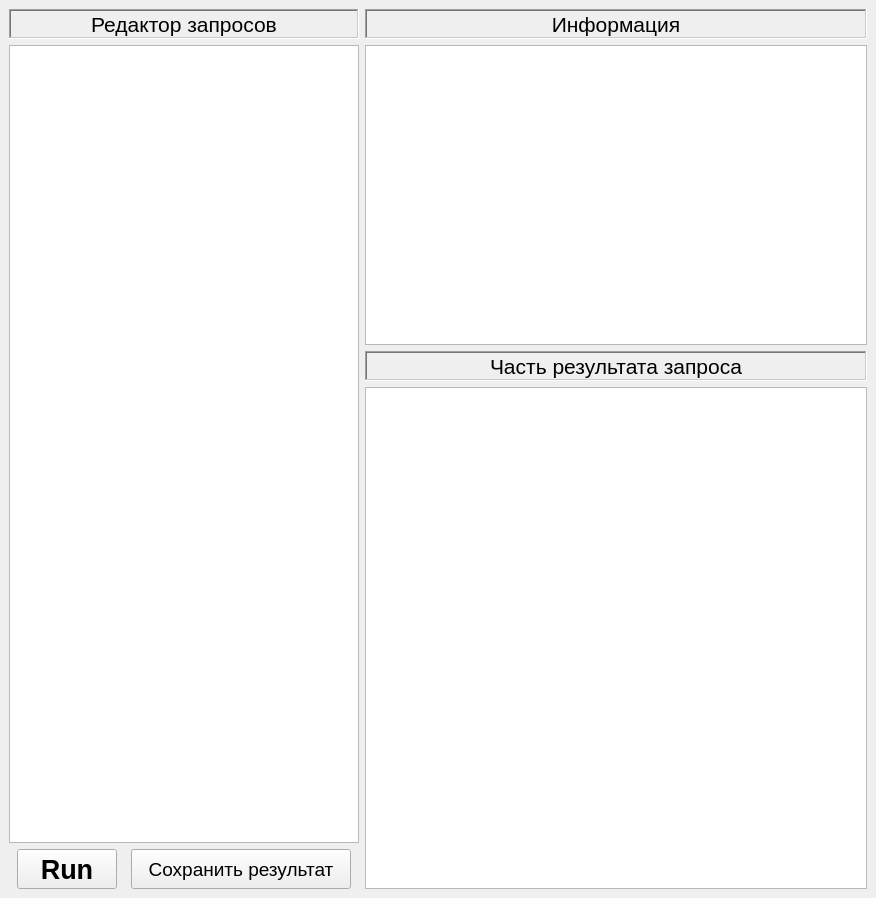
<?xml version="1.0" encoding="UTF-8"?>
<ui version="4.0">
 <class>MiltiDB</class>
 <widget class="QMainWindow" name="MiltiDB">
  <property name="geometry">
   <rect>
    <x>0</x>
    <y>0</y>
    <width>876</width>
    <height>898</height>
   </rect>
  </property>
  <property name="windowTitle">
   <string>MainWindow</string>
  </property>
  <widget class="QWidget" name="centralwidget">
   <layout class="QHBoxLayout" name="horizontalLayout">
    <item>
     <widget class="QWidget" name="verticalLayoutLeft" native="true">
      <property name="minimumSize">
       <size>
        <width>350</width>
        <height>0</height>
       </size>
      </property>
      <property name="maximumSize">
       <size>
        <width>350</width>
        <height>16777215</height>
       </size>
      </property>
      <layout class="QVBoxLayout" name="verticalLayout_3" stretch="0,0,0">
       <property name="leftMargin">
        <number>0</number>
       </property>
       <property name="topMargin">
        <number>0</number>
       </property>
       <property name="rightMargin">
        <number>0</number>
       </property>
       <property name="bottomMargin">
        <number>0</number>
       </property>
       <item>
        <widget class="QLabel" name="labelQueryEditor">
         <property name="enabled">
          <bool>true</bool>
         </property>
         <property name="minimumSize">
          <size>
           <width>350</width>
           <height>30</height>
          </size>
         </property>
         <property name="maximumSize">
          <size>
           <width>350</width>
           <height>30</height>
          </size>
         </property>
         <property name="font">
          <font>
           <pointsize>16</pointsize>
          </font>
         </property>
         <property name="frameShape">
          <enum>QFrame::WinPanel</enum>
         </property>
         <property name="frameShadow">
          <enum>QFrame::Sunken</enum>
         </property>
         <property name="text">
          <string>Редактор запросов</string>
         </property>
         <property name="alignment">
          <set>Qt::AlignCenter</set>
         </property>
        </widget>
       </item>
       <item>
        <widget class="QPlainTextEdit" name="queryEditor">
         <property name="minimumSize">
          <size>
           <width>350</width>
           <height>0</height>
          </size>
         </property>
         <property name="maximumSize">
          <size>
           <width>350</width>
           <height>16777215</height>
          </size>
         </property>
         <property name="font">
          <font>
           <pointsize>10</pointsize>
          </font>
         </property>
         <property name="horizontalScrollBarPolicy">
          <enum>Qt::ScrollBarAsNeeded</enum>
         </property>
         <property name="lineWrapMode">
          <enum>QPlainTextEdit::NoWrap</enum>
         </property>
         <property name="plainText">
          <string/>
         </property>
        </widget>
       </item>
       <item>
        <layout class="QHBoxLayout" name="horizontalLayout_2">
         <property name="sizeConstraint">
          <enum>QLayout::SetDefaultConstraint</enum>
         </property>
         <item>
          <widget class="QPushButton" name="runQuery">
           <property name="minimumSize">
            <size>
             <width>100</width>
             <height>40</height>
            </size>
           </property>
           <property name="maximumSize">
            <size>
             <width>100</width>
             <height>40</height>
            </size>
           </property>
           <property name="font">
            <font>
             <pointsize>20</pointsize>
             <weight>75</weight>
             <bold>true</bold>
            </font>
           </property>
           <property name="text">
            <string>Run</string>
           </property>
          </widget>
         </item>
         <item>
          <widget class="QPushButton" name="saveResult">
           <property name="minimumSize">
            <size>
             <width>220</width>
             <height>40</height>
            </size>
           </property>
           <property name="maximumSize">
            <size>
             <width>220</width>
             <height>40</height>
            </size>
           </property>
           <property name="font">
            <font>
             <pointsize>14</pointsize>
            </font>
           </property>
           <property name="text">
            <string>Сохранить результат</string>
           </property>
          </widget>
         </item>
        </layout>
       </item>
      </layout>
     </widget>
    </item>
    <item>
     <layout class="QVBoxLayout" name="verticalLayoutRight">
      <item>
       <widget class="QLabel" name="labelLogInfo">
        <property name="minimumSize">
         <size>
          <width>500</width>
          <height>30</height>
         </size>
        </property>
        <property name="maximumSize">
         <size>
          <width>16777215</width>
          <height>30</height>
         </size>
        </property>
        <property name="font">
         <font>
          <pointsize>16</pointsize>
         </font>
        </property>
        <property name="frameShape">
         <enum>QFrame::WinPanel</enum>
        </property>
        <property name="frameShadow">
         <enum>QFrame::Sunken</enum>
        </property>
        <property name="text">
         <string>Информация</string>
        </property>
        <property name="alignment">
         <set>Qt::AlignCenter</set>
        </property>
       </widget>
      </item>
      <item>
       <widget class="QTextBrowser" name="logInfo">
        <property name="minimumSize">
         <size>
          <width>500</width>
          <height>300</height>
         </size>
        </property>
        <property name="maximumSize">
         <size>
          <width>16777215</width>
          <height>300</height>
         </size>
        </property>
        <property name="font">
         <font>
          <pointsize>10</pointsize>
          <weight>75</weight>
          <bold>true</bold>
         </font>
        </property>
        <property name="lineWrapMode">
         <enum>QTextEdit::NoWrap</enum>
        </property>
       </widget>
      </item>
      <item>
       <widget class="QLabel" name="labelQueryResult">
        <property name="minimumSize">
         <size>
          <width>500</width>
          <height>30</height>
         </size>
        </property>
        <property name="maximumSize">
         <size>
          <width>16777215</width>
          <height>30</height>
         </size>
        </property>
        <property name="font">
         <font>
          <pointsize>16</pointsize>
         </font>
        </property>
        <property name="frameShape">
         <enum>QFrame::WinPanel</enum>
        </property>
        <property name="frameShadow">
         <enum>QFrame::Sunken</enum>
        </property>
        <property name="text">
         <string>Часть результата запроса</string>
        </property>
        <property name="alignment">
         <set>Qt::AlignCenter</set>
        </property>
       </widget>
      </item>
      <item>
       <widget class="QTableView" name="queryResult">
        <property name="minimumSize">
         <size>
          <width>500</width>
          <height>500</height>
         </size>
        </property>
        <property name="font">
         <font>
          <pointsize>10</pointsize>
         </font>
        </property>
        <property name="layoutDirection">
         <enum>Qt::LeftToRight</enum>
        </property>
       </widget>
      </item>
     </layout>
    </item>
   </layout>
  </widget>
 </widget>
 <resources/>
 <connections/>
</ui>
